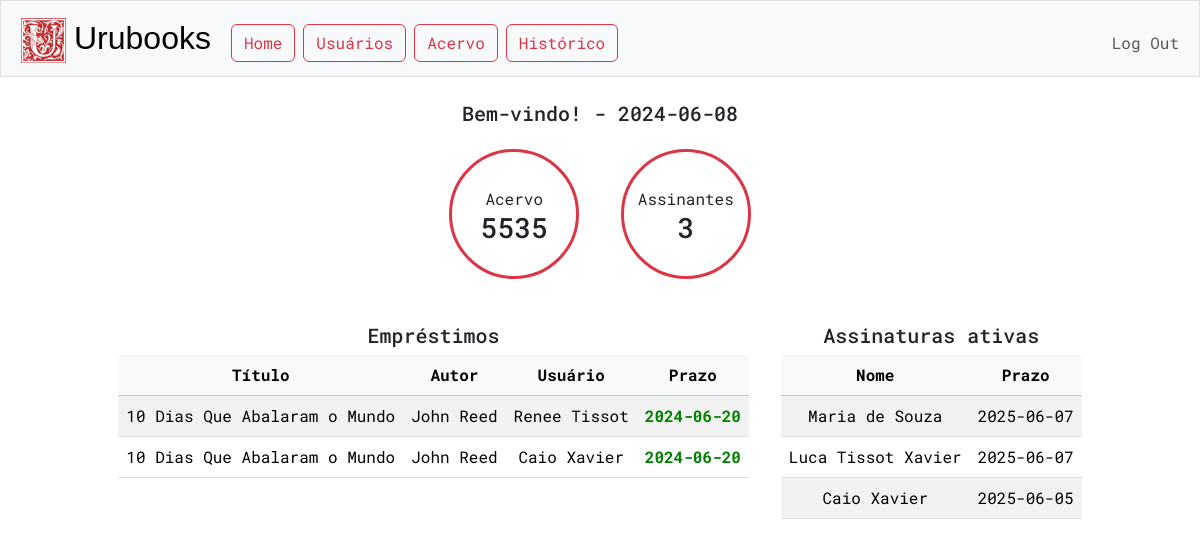
Page / (signed in) on the earlier database version.
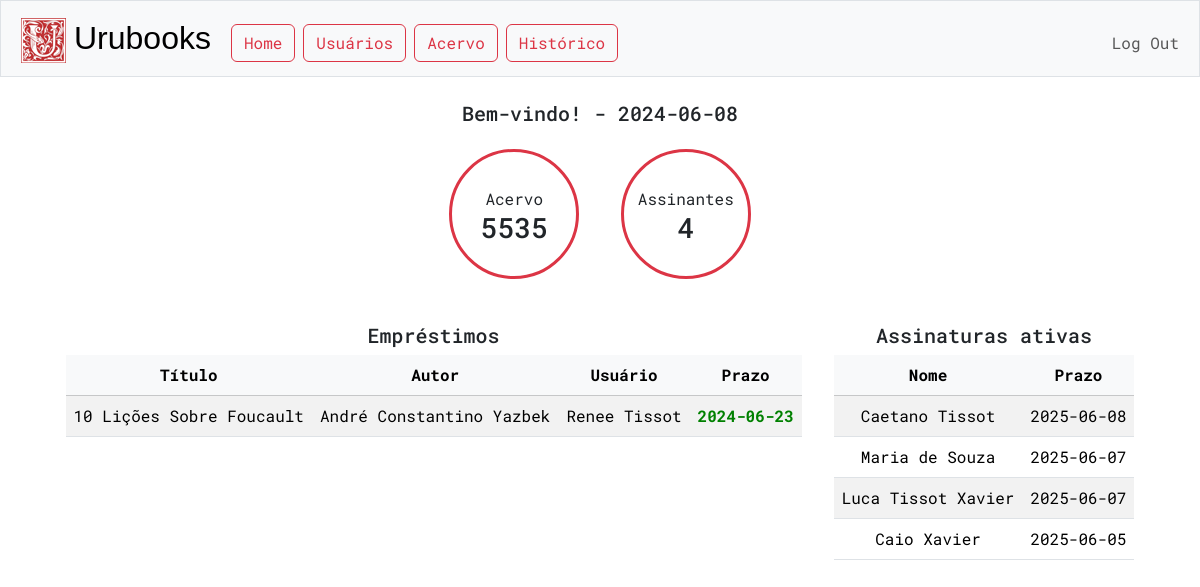
Same page on the later database version.
### tables this page shows
CREATE TABLE emprestimos (
id INTEGER PRIMARY KEY AUTOINCREMENT,
obra_id INTEGER NOT NULL,
contato_cpf TEXT NOT NULL,
prazo TEXT,
data TEXT NOT NULL,
FOREIGN KEY(contato_cpf) REFERENCES contatos(cpf),
FOREIGN KEY(obra_id) REFERENCES acervo(id)
);

CREATE TABLE acervo (
id INTEGER PRIMARY KEY AUTOINCREMENT NOT NULL,
titulo TEXT NOT NULL,
autor TEXT NOT NULL,
editora TEXT,
ano INTEGER,
status TEXT
);

CREATE TABLE contatos (
cpf TEXT PRIMARY KEY NOT NULL,
nome TEXT NOT NULL,
telefone TEXT,
email TEXT,
endereço TEXT
);

CREATE TABLE assinaturas (
id INTEGER PRIMARY KEY AUTOINCREMENT,
contato_cpf TEXT NOT NULL,
plano TEXT NOT NULL,
data TEXT NOT NULL,
prazo TEXT NOT NULL,
status TEXT NOT NULL,
FOREIGN KEY(contato_cpf) REFERENCES contatos(cpf)
);

### app.py (the view, shortened to what this page needs)
@app.route("/")
@login_required
def index():
    last_update = db.execute("SELECT data FROM updated")
    assinaturas = db.execute("SELECT * FROM assinaturas JOIN contatos ON assinaturas.contato_cpf = contatos.cpf\
                             WHERE assinaturas.status = 'ATIVA' ORDER BY assinaturas.prazo DESC LIMIT 20")
    emprestimos = db.execute("SELECT * FROM emprestimos JOIN contatos ON emprestimos.contato_cpf = contatos.cpf\
                             JOIN acervo ON emprestimos.obra_id = acervo.id\
                             ORDER BY emprestimos.prazo DESC LIMIT 20")
    for e in emprestimos:
        if date.fromisoformat(e["prazo"]) < HOJE:
            e["atrasado"] = "true"
        else:
            e["atrasado"] = "false"
    acervo = db.execute('SELECT COUNT(*) FROM acervo')[0]['COUNT(*)']
    usuarios = db.execute('SELECT COUNT(*) FROM assinaturas WHERE status = "ATIVA"')[0]['COUNT(*)']
    return render_template("index.html", acervo=acervo, usuarios=usuarios, assinaturas=assinaturas, emprestimos=emprestimos, hoje=HOJE.isoformat())

### app.py (called while the page is built)
@app.after_request
def after_request(response):
    response.headers["Cache-Control"] = "no-cache, no-store, must-revalidate"
    response.headers["Expires"] = 0
    response.headers["Pragma"] = "no-cache"
    return response

### helpers.py (called while the page is built)
def login_required(f):
    @wraps(f)
    def decorated_function(*args, **kwargs):
        if session.get("user_id") is None:
            return redirect("/login")
        return f(*args, **kwargs)
    return decorated_function

### templates/index.html (shortened to what this page needs)
{% extends "layout.html" %}
{% block main %}
<div class="container">
    <h5>Bem-vindo! - {{ hoje }}</h5>
    <span class="dashboard-info border-danger rounded-circle text-center m-3">Acervo<br><h3>{{ acervo }}</h2></span>
    <span class="dashboard-info border-danger rounded-circle text-center m-3">Assinantes<br><h3>{{ usuarios }}</h2></span>
</div>
<div class="row justify-content-center my-4">
    <div class="col-xl-auto m-1">
        <h5>Empréstimos</h5>
        <table class="table table-striped">
            <thead class="table-light">
                <th>Título</th>
                <th>Autor</th>
                <th>Usuário</th>
                <th>Prazo</th>
            </thead>
            <tbody>
                {% if emprestimos %}
                    {% for emprestimo in emprestimos %}
                        <tr>
                            <td>{{ emprestimo.titulo }}</td>
                            <td>{{ emprestimo.autor }}</td>
                            <td>{{ emprestimo.nome }}</td>
                            {% set color = "red" if emprestimo.atrasado == "true" else "green" %}
                                <td style="color:{{ color }}"><b>{{ emprestimo.prazo }}<b></td>
                        </tr>
                    {% endfor %}
                {% else %}
                    <tr>
                        <td colspan="6">Nenhum empréstimo</td>
                    </tr>
                {% endif %}
            </tbody>
        </table>
    </div>
    <div class="col-xl-auto m-1">
        <div>
            <h5>Assinaturas ativas</h5>
            <table class="table table-striped">
                <thead class="table-light">
                    <th>Nome</th>
                    <th>Prazo</th>
                </thead>
                <tbody>
                    {% if assinaturas %}
                        {% for assinatura in assinaturas %}
                        <tr>
                            <td>{{ assinatura.nome }}</td>
                            <td>{{ assinatura.prazo }}</td>
                        </tr>
                        {% endfor %}
                    {% else %}
                    <tr>
                        <td colspan="2">Nenhuma assinatura</td>
                    </tr>
                    {% endif %}
                </tbody>
            </table>
        </div>
    </div>
</div>
{% endblock %}

### templates/layout.html (shortened to what this page needs)
<!DOCTYPE html>
<html lang="en">
    <head>
        <link href="https://cdn.jsdelivr.net/npm/bootstrap@5.3.3/dist/css/bootstrap.min.css" rel="stylesheet">
        <link href="/static/styles.css" rel="stylesheet">
    </head>
    <body>
        <nav class="bg-light border navbar navbar-expand-md navbar-light">
            <div class="container-fluid">
                <a class="navbar-brand" href="/"><span><img src="/static/Urubooks-logo-small.png" alt="Logo" class="mx-2"/></span><span>Urubooks</span></a>
                <div class="collapse navbar-collapse" id="navbar">
                    {% if session["user_id"] %}
                        <ul class="navbar-nav me-auto mt-2">
                            <li class="nav-item"><a class="btn btn-outline-danger m-1" href="/">Home</a></li>
                            <li class="nav-item"><a class="btn btn-outline-danger m-1" href="/usuarios">Usuários</a></li>
                            <li class="nav-item"><a class="btn btn-outline-danger m-1" href="/acervo">Acervo</a></li>
                            <li class="nav-item"><a class="btn btn-outline-danger m-1" href="/historico">Histórico</a></li>
                        </ul>
                        <ul class="navbar-nav ms-auto mt-2">
                            <li class="nav-item"><a class="nav-link" href="/logout">Log Out</a></li>
                        </ul>
                    {% else %}
                        <ul class="navbar-nav ms-auto mt-2">
                            <li class="nav-item"><a class="nav-link" href="/register">Register</a></li>
                            <li class="nav-item"><a class="nav-link" href="/login">Log In</a></li>
                        </ul>
                    {% endif %}
                </div>
            </div>
        </nav>
        <main class="container py-4 text-center">
            {% block main %}{% endblock %}
        </main>
    </body>
</html>

### static/styles.css (style rules this page uses)
body { font-family: "Roboto Mono", monospace; }
nav .navbar-brand { font-family: 'Franklin Gothic Medium', 'Arial Narrow', Arial, sans-serif; font-size: xx-large; }
.dashboard-info { display:inline-block; height: 130px; width: 130px; padding-top:35px; border-style: solid; border-width: 3px; }

Differences in the rows shown:
removed emprestimos: titulo "10 Dias Que Abalaram o Mundo", autor "John Reed", nome "Renee Tissot", prazo "2024-06-20"
removed emprestimos: titulo "10 Dias Que Abalaram o Mundo", autor "John Reed", nome "Caio Xavier", prazo "2024-06-20"
added emprestimos: titulo "10 Lições Sobre Foucault", autor "André Constantino Yazbek", nome "Renee Tissot", prazo "2024-06-23"
added assinaturas: nome "Caetano Tissot", prazo "2025-06-08"
Other differences:
{{ usuarios }}: "3" → "4"
